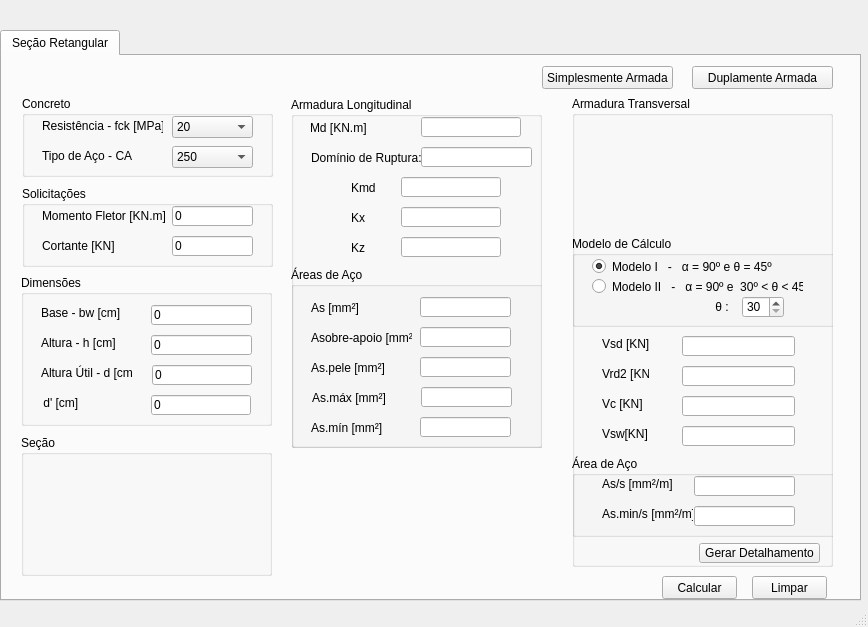
<?xml version="1.0" encoding="UTF-8"?>
<ui version="4.0">
 <class>MainWindow</class>
 <widget class="QMainWindow" name="MainWindow">
  <property name="geometry">
   <rect>
    <x>0</x>
    <y>0</y>
    <width>868</width>
    <height>627</height>
   </rect>
  </property>
  <property name="windowTitle">
   <string>MainWindow</string>
  </property>
  <widget class="QWidget" name="centralwidget">
   <widget class="QTabWidget" name="tabWidget">
    <property name="geometry">
     <rect>
      <x>0</x>
      <y>30</y>
      <width>861</width>
      <height>571</height>
     </rect>
    </property>
    <property name="currentIndex">
     <number>0</number>
    </property>
    <widget class="QWidget" name="tab">
     <attribute name="title">
      <string>Seção Retangular</string>
     </attribute>
     <widget class="QStackedWidget" name="stackedWidget">
      <property name="geometry">
       <rect>
        <x>-1</x>
        <y>39</y>
        <width>551</width>
        <height>511</height>
       </rect>
      </property>
      <property name="currentIndex">
       <number>1</number>
      </property>
      <widget class="QWidget" name="page">
       <widget class="QGroupBox" name="groupBox_8">
        <property name="geometry">
         <rect>
          <x>20</x>
          <y>180</y>
          <width>251</width>
          <height>291</height>
         </rect>
        </property>
        <property name="title">
         <string>Dimensões</string>
        </property>
        <widget class="QLineEdit" name="lineEdit_15">
         <property name="geometry">
          <rect>
           <x>130</x>
           <y>30</y>
           <width>101</width>
           <height>20</height>
          </rect>
         </property>
         <property name="text">
          <string>0</string>
         </property>
        </widget>
        <widget class="QLineEdit" name="lineEdit_16">
         <property name="geometry">
          <rect>
           <x>130</x>
           <y>60</y>
           <width>101</width>
           <height>20</height>
          </rect>
         </property>
         <property name="text">
          <string>0</string>
         </property>
        </widget>
        <widget class="QLineEdit" name="lineEdit_17">
         <property name="geometry">
          <rect>
           <x>131</x>
           <y>90</y>
           <width>100</width>
           <height>20</height>
          </rect>
         </property>
         <property name="text">
          <string>0</string>
         </property>
        </widget>
        <widget class="QLabel" name="label_17">
         <property name="geometry">
          <rect>
           <x>20</x>
           <y>30</y>
           <width>81</width>
           <height>16</height>
          </rect>
         </property>
         <property name="text">
          <string>Base - bw [cm]</string>
         </property>
        </widget>
        <widget class="QLabel" name="label_18">
         <property name="geometry">
          <rect>
           <x>20</x>
           <y>60</y>
           <width>81</width>
           <height>16</height>
          </rect>
         </property>
         <property name="text">
          <string>Altura - h [cm]</string>
         </property>
        </widget>
        <widget class="QLabel" name="label_19">
         <property name="geometry">
          <rect>
           <x>20</x>
           <y>90</y>
           <width>91</width>
           <height>16</height>
          </rect>
         </property>
         <property name="text">
          <string>Altura Útil - d [cm]</string>
         </property>
        </widget>
        <widget class="QGroupBox" name="groupBox_9">
         <property name="geometry">
          <rect>
           <x>0</x>
           <y>150</y>
           <width>260</width>
           <height>141</height>
          </rect>
         </property>
         <property name="title">
          <string>Projeção de Domínio</string>
         </property>
         <widget class="QRadioButton" name="radioButton_2">
          <property name="geometry">
           <rect>
            <x>140</x>
            <y>20</y>
            <width>82</width>
            <height>21</height>
           </rect>
          </property>
          <property name="text">
           <string>Domínio 3</string>
          </property>
         </widget>
         <widget class="QRadioButton" name="radioButton">
          <property name="geometry">
           <rect>
            <x>30</x>
            <y>20</y>
            <width>82</width>
            <height>21</height>
           </rect>
          </property>
          <property name="text">
           <string>Domínio 2</string>
          </property>
          <property name="checked">
           <bool>true</bool>
          </property>
         </widget>
         <widget class="QLabel" name="label_41">
          <property name="geometry">
           <rect>
            <x>100</x>
            <y>50</y>
            <width>47</width>
            <height>21</height>
           </rect>
          </property>
          <property name="text">
           <string>ξ </string>
          </property>
         </widget>
         <widget class="QLineEdit" name="lineEdit_35">
          <property name="geometry">
           <rect>
            <x>130</x>
            <y>50</y>
            <width>81</width>
            <height>20</height>
           </rect>
          </property>
          <property name="text">
           <string>0.450</string>
          </property>
         </widget>
         <widget class="QLabel" name="label_42">
          <property name="geometry">
           <rect>
            <x>60</x>
            <y>80</y>
            <width>71</width>
            <height>21</height>
           </rect>
          </property>
          <property name="text">
           <string>d limite [m]</string>
          </property>
         </widget>
         <widget class="QLineEdit" name="lineEdit_36">
          <property name="geometry">
           <rect>
            <x>130</x>
            <y>80</y>
            <width>81</width>
            <height>20</height>
           </rect>
          </property>
         </widget>
         <widget class="QLineEdit" name="lineEdit_18">
          <property name="geometry">
           <rect>
            <x>131</x>
            <y>110</y>
            <width>81</width>
            <height>20</height>
           </rect>
          </property>
         </widget>
         <widget class="QLabel" name="label_20">
          <property name="geometry">
           <rect>
            <x>60</x>
            <y>110</y>
            <width>91</width>
            <height>21</height>
           </rect>
          </property>
          <property name="text">
           <string>X-limite [m]</string>
          </property>
         </widget>
        </widget>
        <widget class="QLabel" name="label_29">
         <property name="geometry">
          <rect>
           <x>19</x>
           <y>120</y>
           <width>91</width>
           <height>16</height>
          </rect>
         </property>
         <property name="text">
          <string> d' [cm]</string>
         </property>
        </widget>
        <widget class="QLineEdit" name="lineEdit_27">
         <property name="geometry">
          <rect>
           <x>130</x>
           <y>120</y>
           <width>100</width>
           <height>20</height>
          </rect>
         </property>
         <property name="text">
          <string>0</string>
         </property>
         <property name="readOnly">
          <bool>true</bool>
         </property>
        </widget>
       </widget>
       <widget class="QGroupBox" name="groupBox_10">
        <property name="geometry">
         <rect>
          <x>290</x>
          <y>0</y>
          <width>251</width>
          <height>141</height>
         </rect>
        </property>
        <property name="title">
         <string>Seção</string>
        </property>
        <widget class="QLabel" name="label_39">
         <property name="geometry">
          <rect>
           <x>71</x>
           <y>6</y>
           <width>110</width>
           <height>131</height>
          </rect>
         </property>
         <property name="text">
          <string/>
         </property>
         <property name="pixmap">
          <pixmap>navier_viga_dupla.png</pixmap>
         </property>
         <property name="scaledContents">
          <bool>true</bool>
         </property>
        </widget>
       </widget>
       <widget class="QGroupBox" name="groupBox_11">
        <property name="geometry">
         <rect>
          <x>290</x>
          <y>150</y>
          <width>251</width>
          <height>321</height>
         </rect>
        </property>
        <property name="title">
         <string>Armadura Longitudinal</string>
        </property>
        <widget class="QLabel" name="label_21">
         <property name="geometry">
          <rect>
           <x>20</x>
           <y>50</y>
           <width>91</width>
           <height>21</height>
          </rect>
         </property>
         <property name="text">
          <string>Momento2 [KN.m]</string>
         </property>
        </widget>
        <widget class="QLineEdit" name="lineEdit_19">
         <property name="geometry">
          <rect>
           <x>130</x>
           <y>50</y>
           <width>100</width>
           <height>20</height>
          </rect>
         </property>
        </widget>
        <widget class="QGroupBox" name="groupBox_12">
         <property name="geometry">
          <rect>
           <x>0</x>
           <y>90</y>
           <width>260</width>
           <height>231</height>
          </rect>
         </property>
         <property name="title">
          <string>Áreas de Aço</string>
         </property>
         <widget class="QLineEdit" name="lineEdit_22">
          <property name="geometry">
           <rect>
            <x>129</x>
            <y>18</y>
            <width>91</width>
            <height>20</height>
           </rect>
          </property>
         </widget>
         <widget class="QLabel" name="label_24">
          <property name="geometry">
           <rect>
            <x>20</x>
            <y>18</y>
            <width>111</width>
            <height>21</height>
           </rect>
          </property>
          <property name="text">
           <string>As Compressão [mm²]</string>
          </property>
         </widget>
         <widget class="QLabel" name="label_25">
          <property name="geometry">
           <rect>
            <x>20</x>
            <y>78</y>
            <width>101</width>
            <height>21</height>
           </rect>
          </property>
          <property name="text">
           <string>Asobre-apoio [mm²]</string>
          </property>
         </widget>
         <widget class="QLineEdit" name="lineEdit_23">
          <property name="geometry">
           <rect>
            <x>129</x>
            <y>78</y>
            <width>91</width>
            <height>20</height>
           </rect>
          </property>
         </widget>
         <widget class="QLineEdit" name="lineEdit_24">
          <property name="geometry">
           <rect>
            <x>129</x>
            <y>108</y>
            <width>91</width>
            <height>20</height>
           </rect>
          </property>
         </widget>
         <widget class="QLabel" name="label_26">
          <property name="geometry">
           <rect>
            <x>20</x>
            <y>108</y>
            <width>91</width>
            <height>21</height>
           </rect>
          </property>
          <property name="text">
           <string>As.pele [mm²]</string>
          </property>
         </widget>
         <widget class="QLabel" name="label_27">
          <property name="geometry">
           <rect>
            <x>21</x>
            <y>170</y>
            <width>91</width>
            <height>21</height>
           </rect>
          </property>
          <property name="text">
           <string>As.máx [mm²]</string>
          </property>
         </widget>
         <widget class="QLineEdit" name="lineEdit_25">
          <property name="geometry">
           <rect>
            <x>130</x>
            <y>170</y>
            <width>91</width>
            <height>20</height>
           </rect>
          </property>
         </widget>
         <widget class="QLineEdit" name="lineEdit_28">
          <property name="geometry">
           <rect>
            <x>129</x>
            <y>48</y>
            <width>91</width>
            <height>20</height>
           </rect>
          </property>
         </widget>
         <widget class="QLabel" name="label_30">
          <property name="geometry">
           <rect>
            <x>20</x>
            <y>48</y>
            <width>111</width>
            <height>21</height>
           </rect>
          </property>
          <property name="text">
           <string>As Tração [mm²]</string>
          </property>
         </widget>
         <widget class="QLabel" name="label_31">
          <property name="geometry">
           <rect>
            <x>21</x>
            <y>200</y>
            <width>91</width>
            <height>21</height>
           </rect>
          </property>
          <property name="text">
           <string>As.mín [mm²]</string>
          </property>
         </widget>
         <widget class="QLineEdit" name="lineEdit_29">
          <property name="geometry">
           <rect>
            <x>130</x>
            <y>200</y>
            <width>91</width>
            <height>20</height>
           </rect>
          </property>
         </widget>
         <widget class="QLabel" name="label_44">
          <property name="geometry">
           <rect>
            <x>21</x>
            <y>140</y>
            <width>91</width>
            <height>21</height>
           </rect>
          </property>
          <property name="text">
           <string>As.total [mm²]</string>
          </property>
         </widget>
         <widget class="QLineEdit" name="lineEdit_38">
          <property name="geometry">
           <rect>
            <x>130</x>
            <y>140</y>
            <width>91</width>
            <height>20</height>
           </rect>
          </property>
         </widget>
        </widget>
        <widget class="QLineEdit" name="lineEdit_26">
         <property name="geometry">
          <rect>
           <x>130</x>
           <y>20</y>
           <width>100</width>
           <height>20</height>
          </rect>
         </property>
        </widget>
        <widget class="QLabel" name="label_28">
         <property name="geometry">
          <rect>
           <x>20</x>
           <y>20</y>
           <width>111</width>
           <height>21</height>
          </rect>
         </property>
         <property name="text">
          <string>Momento-limite [KN.m]</string>
         </property>
        </widget>
       </widget>
      </widget>
      <widget class="QWidget" name="page_2">
       <widget class="QGroupBox" name="groupBox_3">
        <property name="geometry">
         <rect>
          <x>20</x>
          <y>180</y>
          <width>251</width>
          <height>151</height>
         </rect>
        </property>
        <property name="title">
         <string>Dimensões</string>
        </property>
        <widget class="QLineEdit" name="lineEdit_3">
         <property name="geometry">
          <rect>
           <x>130</x>
           <y>30</y>
           <width>101</width>
           <height>20</height>
          </rect>
         </property>
         <property name="text">
          <string>0</string>
         </property>
        </widget>
        <widget class="QLineEdit" name="lineEdit_4">
         <property name="geometry">
          <rect>
           <x>130</x>
           <y>60</y>
           <width>101</width>
           <height>20</height>
          </rect>
         </property>
         <property name="text">
          <string>0</string>
         </property>
        </widget>
        <widget class="QLineEdit" name="lineEdit_5">
         <property name="geometry">
          <rect>
           <x>131</x>
           <y>90</y>
           <width>100</width>
           <height>20</height>
          </rect>
         </property>
         <property name="text">
          <string>0</string>
         </property>
        </widget>
        <widget class="QLabel" name="label_5">
         <property name="geometry">
          <rect>
           <x>20</x>
           <y>30</y>
           <width>81</width>
           <height>16</height>
          </rect>
         </property>
         <property name="text">
          <string>Base - bw [cm]</string>
         </property>
        </widget>
        <widget class="QLabel" name="label_6">
         <property name="geometry">
          <rect>
           <x>20</x>
           <y>60</y>
           <width>81</width>
           <height>16</height>
          </rect>
         </property>
         <property name="text">
          <string>Altura - h [cm]</string>
         </property>
        </widget>
        <widget class="QLabel" name="label_7">
         <property name="geometry">
          <rect>
           <x>20</x>
           <y>90</y>
           <width>91</width>
           <height>16</height>
          </rect>
         </property>
         <property name="text">
          <string>Altura Útil - d [cm]</string>
         </property>
        </widget>
        <widget class="QLabel" name="label_23">
         <property name="geometry">
          <rect>
           <x>19</x>
           <y>120</y>
           <width>91</width>
           <height>16</height>
          </rect>
         </property>
         <property name="text">
          <string> d' [cm] </string>
         </property>
        </widget>
        <widget class="QLineEdit" name="lineEdit_21">
         <property name="geometry">
          <rect>
           <x>130</x>
           <y>120</y>
           <width>100</width>
           <height>20</height>
          </rect>
         </property>
         <property name="text">
          <string>0</string>
         </property>
         <property name="readOnly">
          <bool>true</bool>
         </property>
        </widget>
       </widget>
       <widget class="QGroupBox" name="groupBox_4">
        <property name="geometry">
         <rect>
          <x>20</x>
          <y>340</y>
          <width>251</width>
          <height>141</height>
         </rect>
        </property>
        <property name="title">
         <string>Seção</string>
        </property>
        <widget class="QLabel" name="label_40">
         <property name="geometry">
          <rect>
           <x>70</x>
           <y>6</y>
           <width>111</width>
           <height>131</height>
          </rect>
         </property>
         <property name="text">
          <string/>
         </property>
         <property name="pixmap">
          <pixmap>secao_viga.png</pixmap>
         </property>
         <property name="scaledContents">
          <bool>true</bool>
         </property>
        </widget>
       </widget>
       <widget class="QGroupBox" name="groupBox_5">
        <property name="geometry">
         <rect>
          <x>290</x>
          <y>2</y>
          <width>251</width>
          <height>351</height>
         </rect>
        </property>
        <property name="title">
         <string>Armadura Longitudinal</string>
        </property>
        <widget class="QLabel" name="label_8">
         <property name="geometry">
          <rect>
           <x>19</x>
           <y>20</y>
           <width>91</width>
           <height>21</height>
          </rect>
         </property>
         <property name="text">
          <string>Md [KN.m]</string>
         </property>
        </widget>
        <widget class="QLineEdit" name="lineEdit_6">
         <property name="geometry">
          <rect>
           <x>130</x>
           <y>20</y>
           <width>100</width>
           <height>20</height>
          </rect>
         </property>
        </widget>
        <widget class="QLabel" name="label_9">
         <property name="geometry">
          <rect>
           <x>60</x>
           <y>80</y>
           <width>91</width>
           <height>21</height>
          </rect>
         </property>
         <property name="text">
          <string>Kmd</string>
         </property>
        </widget>
        <widget class="QLineEdit" name="lineEdit_7">
         <property name="geometry">
          <rect>
           <x>110</x>
           <y>80</y>
           <width>100</width>
           <height>20</height>
          </rect>
         </property>
        </widget>
        <widget class="QLabel" name="label_10">
         <property name="geometry">
          <rect>
           <x>60</x>
           <y>110</y>
           <width>91</width>
           <height>21</height>
          </rect>
         </property>
         <property name="text">
          <string>Kx</string>
         </property>
        </widget>
        <widget class="QLineEdit" name="lineEdit_8">
         <property name="geometry">
          <rect>
           <x>110</x>
           <y>110</y>
           <width>100</width>
           <height>20</height>
          </rect>
         </property>
        </widget>
        <widget class="QLabel" name="label_11">
         <property name="geometry">
          <rect>
           <x>60</x>
           <y>140</y>
           <width>91</width>
           <height>21</height>
          </rect>
         </property>
         <property name="text">
          <string>Kz</string>
         </property>
        </widget>
        <widget class="QLineEdit" name="lineEdit_9">
         <property name="geometry">
          <rect>
           <x>110</x>
           <y>140</y>
           <width>100</width>
           <height>20</height>
          </rect>
         </property>
        </widget>
        <widget class="QGroupBox" name="groupBox_6">
         <property name="geometry">
          <rect>
           <x>0</x>
           <y>170</y>
           <width>260</width>
           <height>181</height>
          </rect>
         </property>
         <property name="title">
          <string>Áreas de Aço</string>
         </property>
         <widget class="QLineEdit" name="lineEdit_10">
          <property name="geometry">
           <rect>
            <x>129</x>
            <y>30</y>
            <width>91</width>
            <height>20</height>
           </rect>
          </property>
         </widget>
         <widget class="QLabel" name="label_12">
          <property name="geometry">
           <rect>
            <x>20</x>
            <y>30</y>
            <width>91</width>
            <height>21</height>
           </rect>
          </property>
          <property name="text">
           <string>As [mm²]</string>
          </property>
         </widget>
         <widget class="QLabel" name="label_13">
          <property name="geometry">
           <rect>
            <x>20</x>
            <y>60</y>
            <width>101</width>
            <height>21</height>
           </rect>
          </property>
          <property name="text">
           <string>Asobre-apoio [mm²]</string>
          </property>
         </widget>
         <widget class="QLineEdit" name="lineEdit_11">
          <property name="geometry">
           <rect>
            <x>129</x>
            <y>60</y>
            <width>91</width>
            <height>20</height>
           </rect>
          </property>
         </widget>
         <widget class="QLineEdit" name="lineEdit_12">
          <property name="geometry">
           <rect>
            <x>129</x>
            <y>90</y>
            <width>91</width>
            <height>20</height>
           </rect>
          </property>
         </widget>
         <widget class="QLabel" name="label_14">
          <property name="geometry">
           <rect>
            <x>20</x>
            <y>90</y>
            <width>91</width>
            <height>21</height>
           </rect>
          </property>
          <property name="text">
           <string>As.pele [mm²]</string>
          </property>
         </widget>
         <widget class="QLabel" name="label_16">
          <property name="geometry">
           <rect>
            <x>21</x>
            <y>120</y>
            <width>91</width>
            <height>21</height>
           </rect>
          </property>
          <property name="text">
           <string>As.máx [mm²]</string>
          </property>
         </widget>
         <widget class="QLineEdit" name="lineEdit_14">
          <property name="geometry">
           <rect>
            <x>130</x>
            <y>120</y>
            <width>91</width>
            <height>20</height>
           </rect>
          </property>
         </widget>
         <widget class="QLineEdit" name="lineEdit_20">
          <property name="geometry">
           <rect>
            <x>129</x>
            <y>150</y>
            <width>91</width>
            <height>20</height>
           </rect>
          </property>
         </widget>
         <widget class="QLabel" name="label_22">
          <property name="geometry">
           <rect>
            <x>20</x>
            <y>150</y>
            <width>91</width>
            <height>21</height>
           </rect>
          </property>
          <property name="text">
           <string>As.mín [mm²]</string>
          </property>
         </widget>
        </widget>
        <widget class="QLineEdit" name="lineEdit_13">
         <property name="geometry">
          <rect>
           <x>130</x>
           <y>50</y>
           <width>111</width>
           <height>20</height>
          </rect>
         </property>
        </widget>
        <widget class="QLabel" name="label_15">
         <property name="geometry">
          <rect>
           <x>20</x>
           <y>50</y>
           <width>111</width>
           <height>21</height>
          </rect>
         </property>
         <property name="text">
          <string>Domínio de Ruptura:</string>
         </property>
        </widget>
       </widget>
      </widget>
     </widget>
     <widget class="QPushButton" name="pushButton">
      <property name="geometry">
       <rect>
        <x>540</x>
        <y>10</y>
        <width>131</width>
        <height>23</height>
       </rect>
      </property>
      <property name="text">
       <string>Simplesmente Armada</string>
      </property>
     </widget>
     <widget class="QPushButton" name="pushButton_2">
      <property name="geometry">
       <rect>
        <x>690</x>
        <y>10</y>
        <width>141</width>
        <height>23</height>
       </rect>
      </property>
      <property name="text">
       <string>Duplamente Armada</string>
      </property>
     </widget>
     <widget class="QGroupBox" name="groupBox_2">
      <property name="geometry">
       <rect>
        <x>20</x>
        <y>130</y>
        <width>251</width>
        <height>81</height>
       </rect>
      </property>
      <property name="title">
       <string>Solicitações</string>
      </property>
      <widget class="QLineEdit" name="lineEdit">
       <property name="geometry">
        <rect>
         <x>150</x>
         <y>20</y>
         <width>81</width>
         <height>20</height>
        </rect>
       </property>
       <property name="text">
        <string>0</string>
       </property>
      </widget>
      <widget class="QLineEdit" name="lineEdit_2">
       <property name="geometry">
        <rect>
         <x>150</x>
         <y>50</y>
         <width>81</width>
         <height>20</height>
        </rect>
       </property>
       <property name="text">
        <string>0</string>
       </property>
      </widget>
      <widget class="QLabel" name="label_3">
       <property name="geometry">
        <rect>
         <x>20</x>
         <y>20</y>
         <width>141</width>
         <height>20</height>
        </rect>
       </property>
       <property name="text">
        <string>Momento Fletor [KN.m]</string>
       </property>
      </widget>
      <widget class="QLabel" name="label_4">
       <property name="geometry">
        <rect>
         <x>20</x>
         <y>49</y>
         <width>111</width>
         <height>21</height>
        </rect>
       </property>
       <property name="text">
        <string>Cortante [KN]</string>
       </property>
      </widget>
     </widget>
     <widget class="QGroupBox" name="groupBox">
      <property name="geometry">
       <rect>
        <x>20</x>
        <y>40</y>
        <width>251</width>
        <height>81</height>
       </rect>
      </property>
      <property name="title">
       <string>Concreto</string>
      </property>
      <widget class="QLabel" name="label">
       <property name="geometry">
        <rect>
         <x>20</x>
         <y>20</y>
         <width>121</width>
         <height>20</height>
        </rect>
       </property>
       <property name="text">
        <string>Resistência - fck [MPa]</string>
       </property>
      </widget>
      <widget class="QComboBox" name="comboBox">
       <property name="geometry">
        <rect>
         <x>150</x>
         <y>20</y>
         <width>81</width>
         <height>22</height>
        </rect>
       </property>
       <item>
        <property name="text">
         <string>20</string>
        </property>
       </item>
       <item>
        <property name="text">
         <string>25</string>
        </property>
       </item>
       <item>
        <property name="text">
         <string>30</string>
        </property>
       </item>
       <item>
        <property name="text">
         <string>35</string>
        </property>
       </item>
       <item>
        <property name="text">
         <string>40</string>
        </property>
       </item>
       <item>
        <property name="text">
         <string>45</string>
        </property>
       </item>
       <item>
        <property name="text">
         <string>50</string>
        </property>
       </item>
      </widget>
      <widget class="QComboBox" name="comboBox_2">
       <property name="geometry">
        <rect>
         <x>150</x>
         <y>50</y>
         <width>81</width>
         <height>22</height>
        </rect>
       </property>
       <item>
        <property name="text">
         <string>250</string>
        </property>
       </item>
       <item>
        <property name="text">
         <string>500</string>
        </property>
       </item>
       <item>
        <property name="text">
         <string>600</string>
        </property>
       </item>
      </widget>
      <widget class="QLabel" name="label_2">
       <property name="geometry">
        <rect>
         <x>20</x>
         <y>50</y>
         <width>121</width>
         <height>20</height>
        </rect>
       </property>
       <property name="text">
        <string>Tipo de Aço - CA</string>
       </property>
      </widget>
     </widget>
     <widget class="QGroupBox" name="groupBox_7">
      <property name="geometry">
       <rect>
        <x>570</x>
        <y>40</y>
        <width>261</width>
        <height>471</height>
       </rect>
      </property>
      <property name="title">
       <string>Armadura Transversal</string>
      </property>
      <widget class="QGroupBox" name="groupBox_13">
       <property name="geometry">
        <rect>
         <x>0</x>
         <y>140</y>
         <width>271</width>
         <height>91</height>
        </rect>
       </property>
       <property name="title">
        <string>Modelo de Cálculo</string>
       </property>
       <widget class="QRadioButton" name="radioButton_3">
        <property name="geometry">
         <rect>
          <x>20</x>
          <y>20</y>
          <width>211</width>
          <height>21</height>
         </rect>
        </property>
        <property name="text">
         <string>Modelo I   -   α = 90º e θ = 45º</string>
        </property>
        <property name="checked">
         <bool>true</bool>
        </property>
       </widget>
       <widget class="QRadioButton" name="radioButton_4">
        <property name="geometry">
         <rect>
          <x>20</x>
          <y>40</y>
          <width>211</width>
          <height>21</height>
         </rect>
        </property>
        <property name="text">
         <string>Modelo II   -   α = 90º e  30º &lt; θ &lt; 45º</string>
        </property>
       </widget>
       <widget class="QSpinBox" name="spinBox">
        <property name="geometry">
         <rect>
          <x>170</x>
          <y>60</y>
          <width>42</width>
          <height>22</height>
         </rect>
        </property>
        <property name="minimum">
         <number>30</number>
        </property>
        <property name="maximum">
         <number>45</number>
        </property>
       </widget>
       <widget class="QLabel" name="label_38">
        <property name="geometry">
         <rect>
          <x>140</x>
          <y>60</y>
          <width>47</width>
          <height>21</height>
         </rect>
        </property>
        <property name="text">
         <string> θ :</string>
        </property>
       </widget>
      </widget>
      <widget class="QLabel" name="label_32">
       <property name="geometry">
        <rect>
         <x>30</x>
         <y>20</y>
         <width>221</width>
         <height>131</height>
        </rect>
       </property>
       <property name="text">
        <string/>
       </property>
       <property name="pixmap">
        <pixmap>esquema_bielas.png</pixmap>
       </property>
       <property name="scaledContents">
        <bool>true</bool>
       </property>
      </widget>
      <widget class="QLabel" name="label_33">
       <property name="geometry">
        <rect>
         <x>30</x>
         <y>240</y>
         <width>47</width>
         <height>16</height>
        </rect>
       </property>
       <property name="text">
        <string>Vsd [KN]</string>
       </property>
      </widget>
      <widget class="QLineEdit" name="lineEdit_30">
       <property name="geometry">
        <rect>
         <x>110</x>
         <y>240</y>
         <width>113</width>
         <height>20</height>
        </rect>
       </property>
      </widget>
      <widget class="QLabel" name="label_34">
       <property name="geometry">
        <rect>
         <x>30</x>
         <y>270</y>
         <width>47</width>
         <height>16</height>
        </rect>
       </property>
       <property name="text">
        <string>Vrd2 [KN]</string>
       </property>
      </widget>
      <widget class="QLineEdit" name="lineEdit_31">
       <property name="geometry">
        <rect>
         <x>110</x>
         <y>270</y>
         <width>113</width>
         <height>20</height>
        </rect>
       </property>
       <property name="text">
        <string/>
       </property>
      </widget>
      <widget class="QLineEdit" name="lineEdit_32">
       <property name="geometry">
        <rect>
         <x>110</x>
         <y>300</y>
         <width>113</width>
         <height>20</height>
        </rect>
       </property>
       <property name="text">
        <string/>
       </property>
      </widget>
      <widget class="QLabel" name="label_35">
       <property name="geometry">
        <rect>
         <x>30</x>
         <y>300</y>
         <width>47</width>
         <height>16</height>
        </rect>
       </property>
       <property name="text">
        <string>Vc [KN]</string>
       </property>
      </widget>
      <widget class="QLabel" name="label_36">
       <property name="geometry">
        <rect>
         <x>30</x>
         <y>330</y>
         <width>47</width>
         <height>16</height>
        </rect>
       </property>
       <property name="text">
        <string>Vsw[KN]</string>
       </property>
      </widget>
      <widget class="QLineEdit" name="lineEdit_33">
       <property name="geometry">
        <rect>
         <x>110</x>
         <y>330</y>
         <width>113</width>
         <height>20</height>
        </rect>
       </property>
       <property name="text">
        <string/>
       </property>
      </widget>
      <widget class="QGroupBox" name="groupBox_14">
       <property name="geometry">
        <rect>
         <x>0</x>
         <y>360</y>
         <width>270</width>
         <height>81</height>
        </rect>
       </property>
       <property name="title">
        <string>Área de Aço</string>
       </property>
       <widget class="QLineEdit" name="lineEdit_34">
        <property name="geometry">
         <rect>
          <x>122</x>
          <y>20</y>
          <width>101</width>
          <height>20</height>
         </rect>
        </property>
        <property name="text">
         <string/>
        </property>
       </widget>
       <widget class="QLabel" name="label_37">
        <property name="geometry">
         <rect>
          <x>30</x>
          <y>20</y>
          <width>71</width>
          <height>16</height>
         </rect>
        </property>
        <property name="text">
         <string>As/s [mm²/m]</string>
        </property>
       </widget>
       <widget class="QLineEdit" name="lineEdit_37">
        <property name="geometry">
         <rect>
          <x>122</x>
          <y>50</y>
          <width>101</width>
          <height>20</height>
         </rect>
        </property>
        <property name="text">
         <string/>
        </property>
       </widget>
       <widget class="QLabel" name="label_43">
        <property name="geometry">
         <rect>
          <x>30</x>
          <y>50</y>
          <width>91</width>
          <height>16</height>
         </rect>
        </property>
        <property name="text">
         <string>As.min/s [mm²/m]</string>
        </property>
       </widget>
      </widget>
      <widget class="QPushButton" name="pushButton_3">
       <property name="geometry">
        <rect>
         <x>127</x>
         <y>447</y>
         <width>121</width>
         <height>20</height>
        </rect>
       </property>
       <property name="text">
        <string>Gerar Detalhamento</string>
       </property>
      </widget>
     </widget>
     <widget class="QPushButton" name="pushButton_6">
      <property name="geometry">
       <rect>
        <x>660</x>
        <y>520</y>
        <width>75</width>
        <height>23</height>
       </rect>
      </property>
      <property name="text">
       <string>Calcular</string>
      </property>
     </widget>
     <widget class="QPushButton" name="pushButton_7">
      <property name="geometry">
       <rect>
        <x>750</x>
        <y>520</y>
        <width>75</width>
        <height>23</height>
       </rect>
      </property>
      <property name="text">
       <string>Limpar</string>
      </property>
     </widget>
    </widget>
   </widget>
   <widget class="QLabel" name="label_45">
    <property name="geometry">
     <rect>
      <x>720</x>
      <y>0</y>
      <width>131</width>
      <height>51</height>
     </rect>
    </property>
    <property name="text">
     <string/>
    </property>
    <property name="pixmap">
     <pixmap>navier_logo_mini_alt.png</pixmap>
    </property>
   </widget>
  </widget>
  <widget class="QMenuBar" name="menubar">
   <property name="geometry">
    <rect>
     <x>0</x>
     <y>0</y>
     <width>868</width>
     <height>21</height>
    </rect>
   </property>
  </widget>
  <widget class="QStatusBar" name="statusbar"/>
 </widget>
 <resources/>
 <connections/>
</ui>
